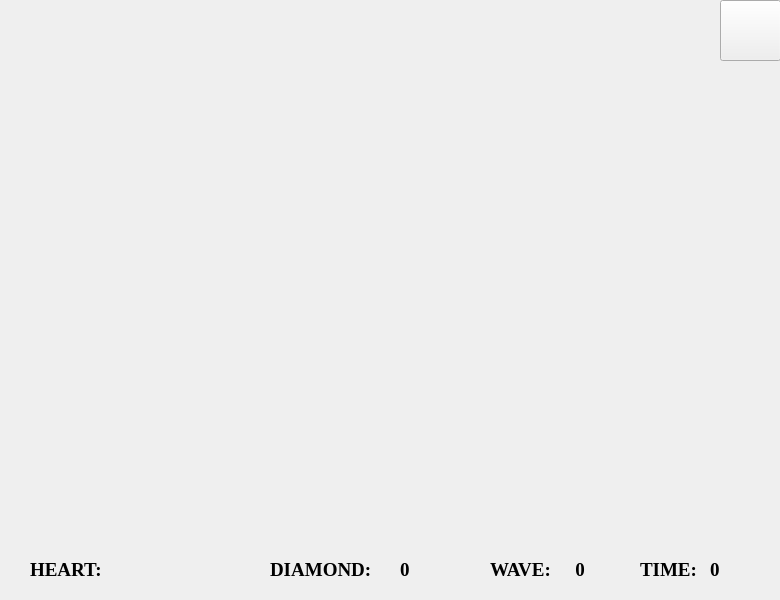
<?xml version="1.0" encoding="UTF-8"?>
<ui version="4.0">
 <class>game</class>
 <widget class="QWidget" name="game">
  <property name="geometry">
   <rect>
    <x>0</x>
    <y>0</y>
    <width>780</width>
    <height>600</height>
   </rect>
  </property>
  <property name="minimumSize">
   <size>
    <width>780</width>
    <height>600</height>
   </size>
  </property>
  <property name="maximumSize">
   <size>
    <width>780</width>
    <height>600</height>
   </size>
  </property>
  <property name="windowTitle">
   <string>Form</string>
  </property>
  <widget class="QLabel" name="label">
   <property name="geometry">
    <rect>
     <x>0</x>
     <y>0</y>
     <width>780</width>
     <height>540</height>
    </rect>
   </property>
   <property name="text">
    <string/>
   </property>
   <property name="pixmap">
    <pixmap resource="image.qrc">:/new/prefix1/image/map.png</pixmap>
   </property>
  </widget>
  <widget class="QLabel" name="label_2">
   <property name="geometry">
    <rect>
     <x>710</x>
     <y>540</y>
     <width>60</width>
     <height>60</height>
    </rect>
   </property>
   <property name="font">
    <font>
     <family>Times New Roman</family>
     <pointsize>14</pointsize>
     <bold>true</bold>
    </font>
   </property>
   <property name="text">
    <string>0</string>
   </property>
   <property name="alignment">
    <set>Qt::AlignLeading|Qt::AlignLeft|Qt::AlignVCenter</set>
   </property>
  </widget>
  <widget class="QLabel" name="label_3">
   <property name="geometry">
    <rect>
     <x>640</x>
     <y>540</y>
     <width>101</width>
     <height>60</height>
    </rect>
   </property>
   <property name="font">
    <font>
     <family>Times New Roman</family>
     <pointsize>14</pointsize>
     <bold>true</bold>
    </font>
   </property>
   <property name="text">
    <string>TIME:</string>
   </property>
  </widget>
  <widget class="QLabel" name="label_4">
   <property name="geometry">
    <rect>
     <x>490</x>
     <y>540</y>
     <width>101</width>
     <height>60</height>
    </rect>
   </property>
   <property name="font">
    <font>
     <family>Times New Roman</family>
     <pointsize>14</pointsize>
     <bold>true</bold>
    </font>
   </property>
   <property name="text">
    <string>WAVE:</string>
   </property>
  </widget>
  <widget class="QLabel" name="label_5">
   <property name="geometry">
    <rect>
     <x>550</x>
     <y>540</y>
     <width>60</width>
     <height>60</height>
    </rect>
   </property>
   <property name="font">
    <font>
     <family>Times New Roman</family>
     <pointsize>14</pointsize>
     <bold>true</bold>
    </font>
   </property>
   <property name="text">
    <string>0</string>
   </property>
   <property name="alignment">
    <set>Qt::AlignCenter</set>
   </property>
  </widget>
  <widget class="QLabel" name="label_6">
   <property name="geometry">
    <rect>
     <x>270</x>
     <y>540</y>
     <width>131</width>
     <height>60</height>
    </rect>
   </property>
   <property name="font">
    <font>
     <family>Times New Roman</family>
     <pointsize>14</pointsize>
     <bold>true</bold>
    </font>
   </property>
   <property name="text">
    <string>DIAMOND:</string>
   </property>
  </widget>
  <widget class="QLabel" name="label_7">
   <property name="geometry">
    <rect>
     <x>400</x>
     <y>540</y>
     <width>60</width>
     <height>60</height>
    </rect>
   </property>
   <property name="font">
    <font>
     <family>Times New Roman</family>
     <pointsize>14</pointsize>
     <bold>true</bold>
    </font>
   </property>
   <property name="text">
    <string>0</string>
   </property>
   <property name="alignment">
    <set>Qt::AlignLeading|Qt::AlignLeft|Qt::AlignVCenter</set>
   </property>
  </widget>
  <widget class="QLabel" name="label_8">
   <property name="geometry">
    <rect>
     <x>30</x>
     <y>540</y>
     <width>100</width>
     <height>60</height>
    </rect>
   </property>
   <property name="font">
    <font>
     <family>Times New Roman</family>
     <pointsize>14</pointsize>
     <bold>true</bold>
    </font>
   </property>
   <property name="text">
    <string>HEART:</string>
   </property>
  </widget>
  <widget class="QLabel" name="label_9">
   <property name="geometry">
    <rect>
     <x>120</x>
     <y>540</y>
     <width>141</width>
     <height>60</height>
    </rect>
   </property>
   <property name="font">
    <font>
     <family>Times New Roman</family>
     <pointsize>14</pointsize>
     <bold>true</bold>
    </font>
   </property>
   <property name="text">
    <string/>
   </property>
   <property name="alignment">
    <set>Qt::AlignLeading|Qt::AlignLeft|Qt::AlignVCenter</set>
   </property>
  </widget>
  <widget class="QPushButton" name="pushButton">
   <property name="geometry">
    <rect>
     <x>720</x>
     <y>0</y>
     <width>61</width>
     <height>61</height>
    </rect>
   </property>
   <property name="styleSheet">
    <string notr="true">border-image: url(:/setting/image/black_hole.png);</string>
   </property>
   <property name="text">
    <string/>
   </property>
  </widget>
  <zorder>label</zorder>
  <zorder>label_2</zorder>
  <zorder>label_3</zorder>
  <zorder>label_4</zorder>
  <zorder>label_5</zorder>
  <zorder>label_6</zorder>
  <zorder>label_7</zorder>
  <zorder>label_9</zorder>
  <zorder>label_8</zorder>
  <zorder>pushButton</zorder>
 </widget>
 <resources>
  <include location="image.qrc"/>
 </resources>
 <connections/>
</ui>
